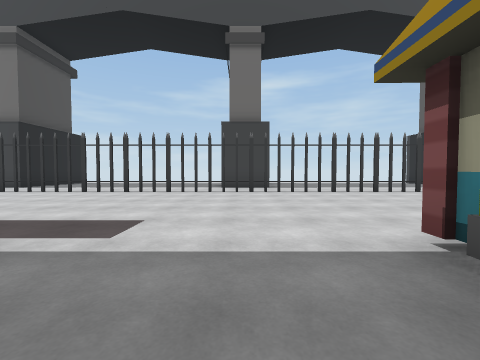
view 1 (above)

24 first-person views from a walk through a 3-D level made in the Unity game engine. The camera is 1.2 m above the floor, tilts 2° down and sees 90° across. The floor is counted in squares, 2 m on a side. Each view is taken from the middle of a square. On the plan, view 1 faces up. The plan holds only what a view shows up to about 9 squares ahead; the rest is blank. The place goes on beyond the plan. Some surface patterns are stand-ins.

view 2
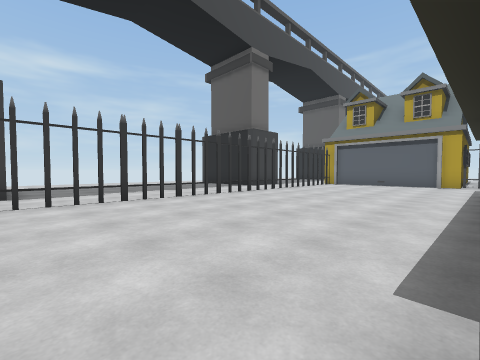

view 3
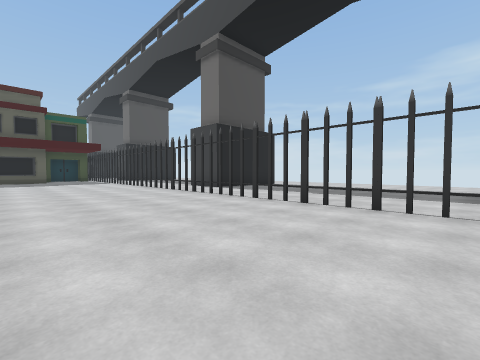

view 4
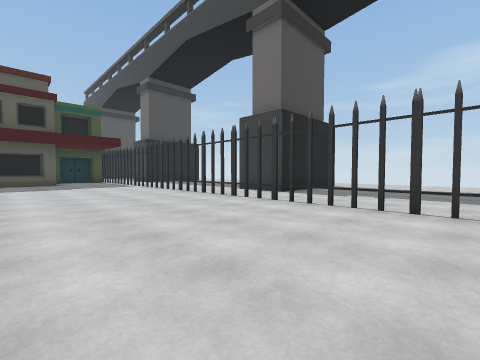

view 5
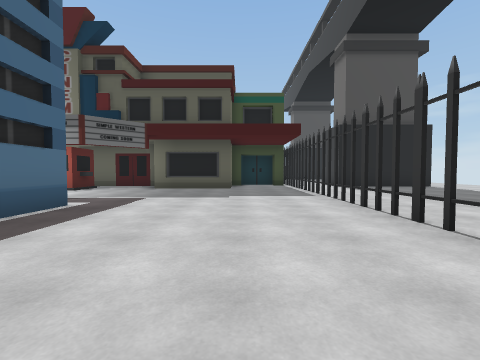

view 6
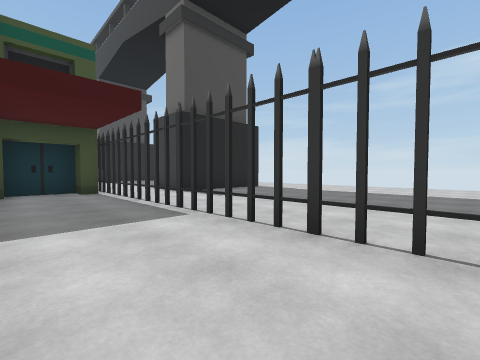

view 7
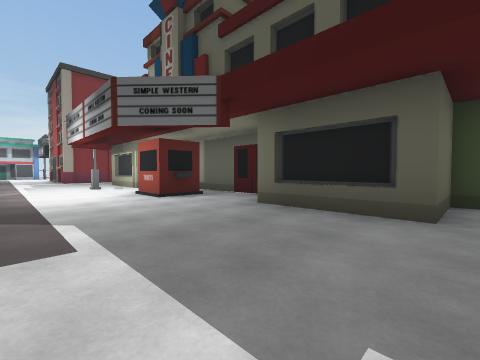

view 8
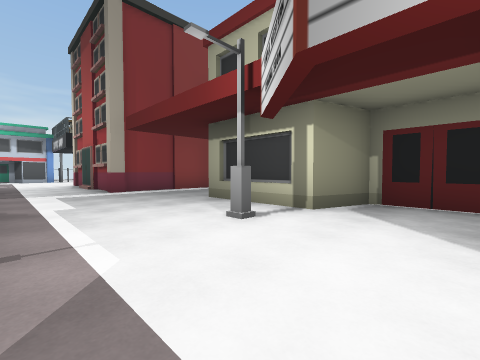

view 9
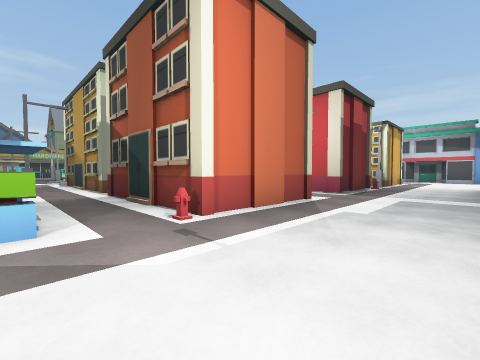

view 10
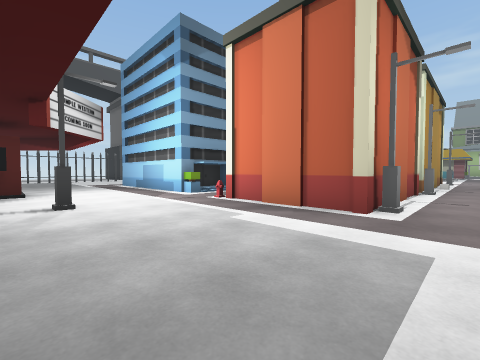

view 11
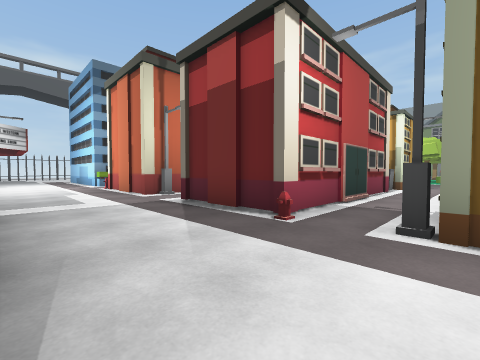

view 12
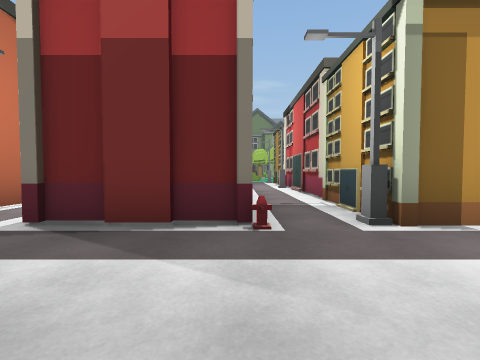

view 13
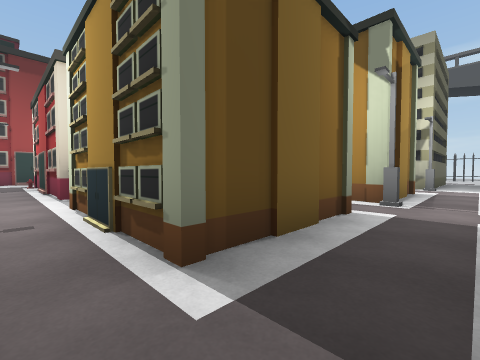

view 14
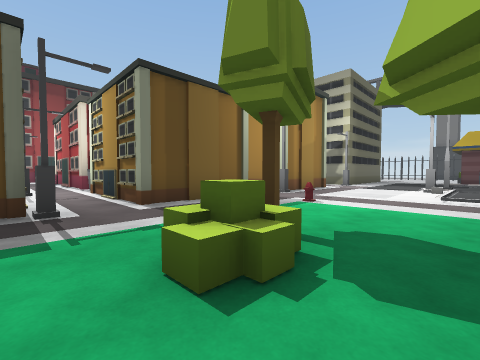

view 15
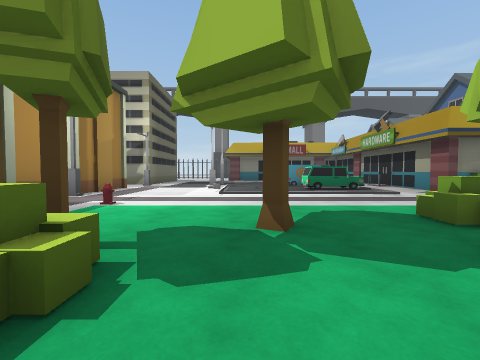

view 16
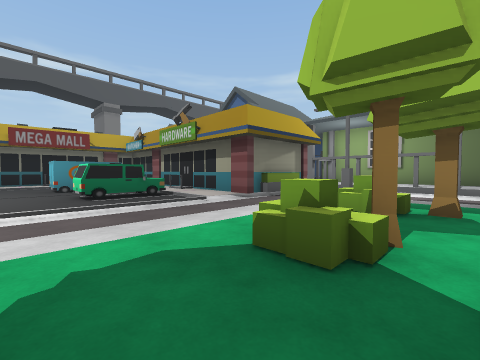

view 17
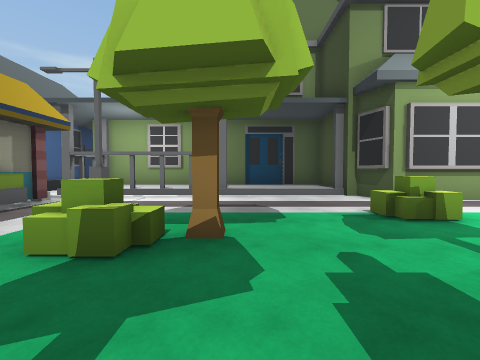

view 18
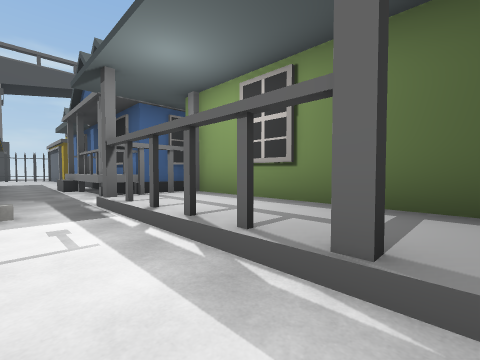

view 19
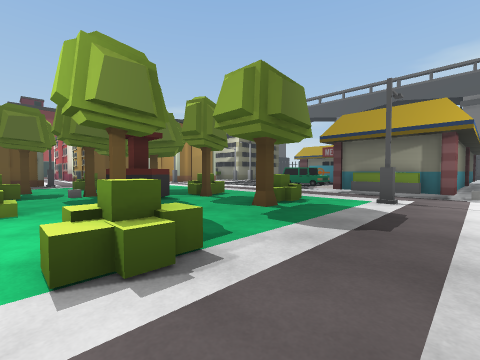

view 20
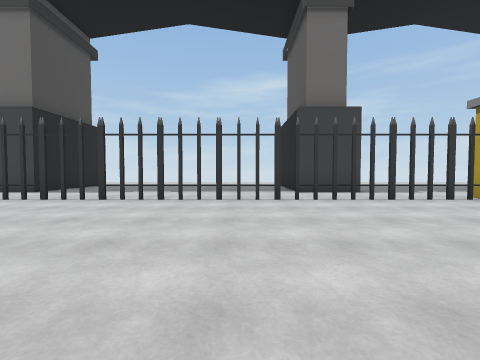

view 21
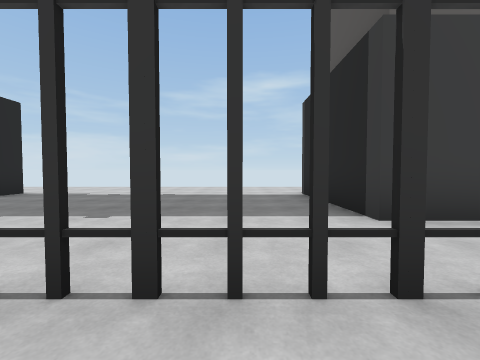

view 22
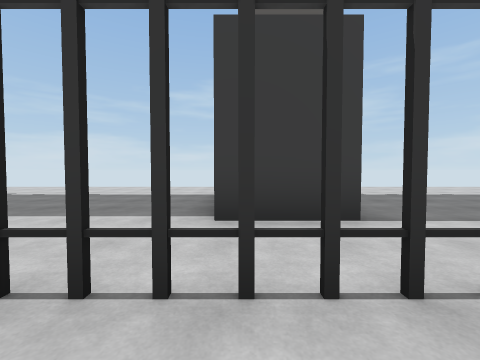

view 23
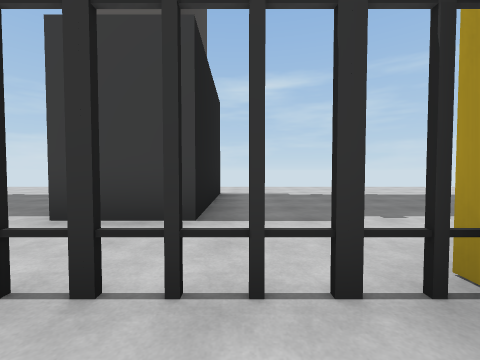

view 24
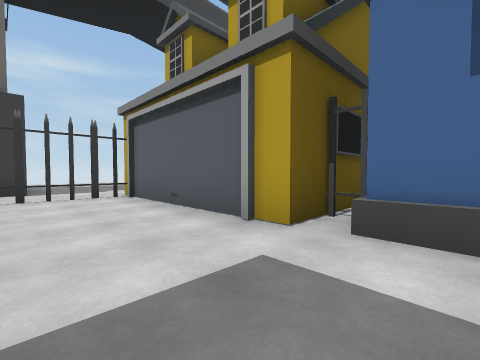

### Floor plan
Key: @ floor where view 1 was taken; # wall or solid block; x gap in a wall; . main floor; : floor 0.25 m higher than the main floor; / step, stairs or slope; ^ raised ledge; T thing the floor can be seen under or through; B building; F fence; L lamp; H hydrant; R tree; U bush; C car; A van; O other object.
Columns run from 19 left of view 1 to 15 right of it. Each row starts with its distance up from view 1.
 15       ...         ........... ....
 14      ....     .. ............ .....
 13   .......    ...... ......... .....
 12   ....... # ....... #.......##.....
 11  #....... #........ #.......##.....
 10  #....... #........ #.......##.....
  9 ##.......##........##.......##....
  8 .................................
  7 ##TTTTTTTx#xTTTTxTTTTx#xTTTTTTTT
  6 #...............................#
  5 #...............................#
  4 ###.............................#
  3   #.............................##
  2  ##....##        ....B...B/.....F##
  1  #.....#          ...B       ...##
  0  #.....#           @
 -1  #.#...#                     ..
 -2  #.....###       ..          ..^#
 -3  #.....#:B.L   B#L.          ..^#
 -4  ##.L........... ..    AAAB  ..^#
 -5   #...HB###.B### ...L        ..^#
 -6   #....##        ....  CC    ..^##
 -7   .....#         ....    /B...####
 -8  ......L.##L#.. #L.../////BBB.x::#
 -9  ..............  ..H..........x:##
-10  ###...##        ...........L.x:##
-11     ...##        ....R..RUU...x::#
-12     ...H###BOOB##...R.....R.../::#
-13     B........L......U.ROO...../::#
-14     ..LB#####B  BL.......R.U../::#
-15        ##           R.U.......####

Where each view was taken, in squares from view 1:
view 1: 0 up, 0 right, facing up
view 2: 2 up, 1 right, facing up-right
view 3: 3 up, 1 left, facing up-left
view 4: 3 up, 4 left, facing up-left
view 5: 5 up, 8 left, facing left
view 6: 5 up, 11 left, facing up-left
view 7: 5 up, 13 left, facing down-left
view 8: 2 down, 13 left, facing down-left
view 9: 3 down, 15 left, facing down-right
view 10: 9 down, 16 left, facing up-right
view 11: 14 down, 15 left, facing up-right
view 12: 12 down, 15 left, facing right
view 13: 13 down, 1 left, facing up-left
view 14: 14 down, 2 right, facing up-left
view 15: 14 down, 2 right, facing up
view 16: 12 down, 3 right, facing up-right
view 17: 12 down, 5 right, facing right
view 18: 12 down, 10 right, facing up-right
view 19: 15 down, 10 right, facing up-left
view 20: 2 up, 7 right, facing up
view 21: 6 up, 7 right, facing up
view 22: 6 up, 9 right, facing up
view 23: 6 up, 11 right, facing up
view 24: 1 up, 10 right, facing up-right
